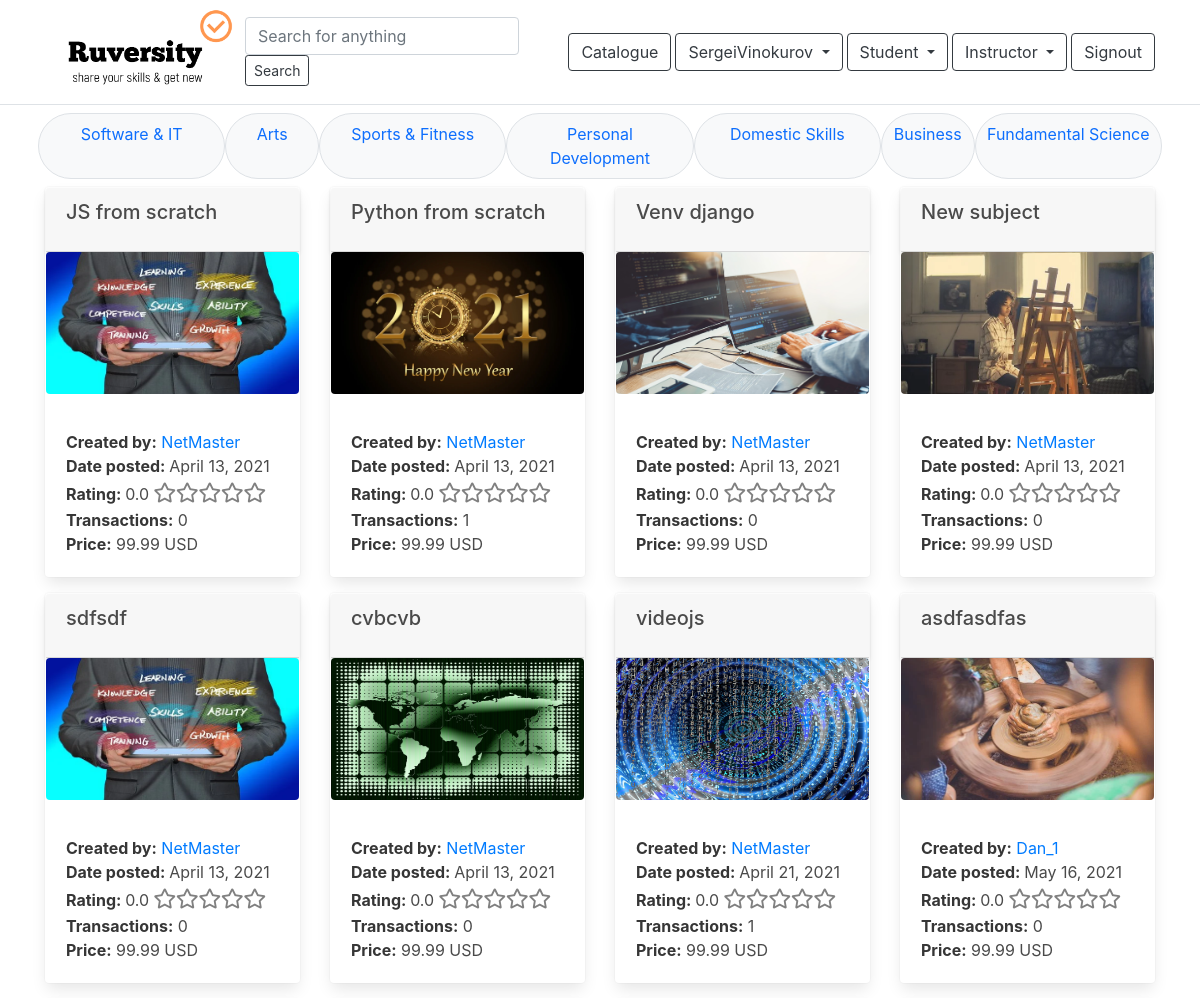
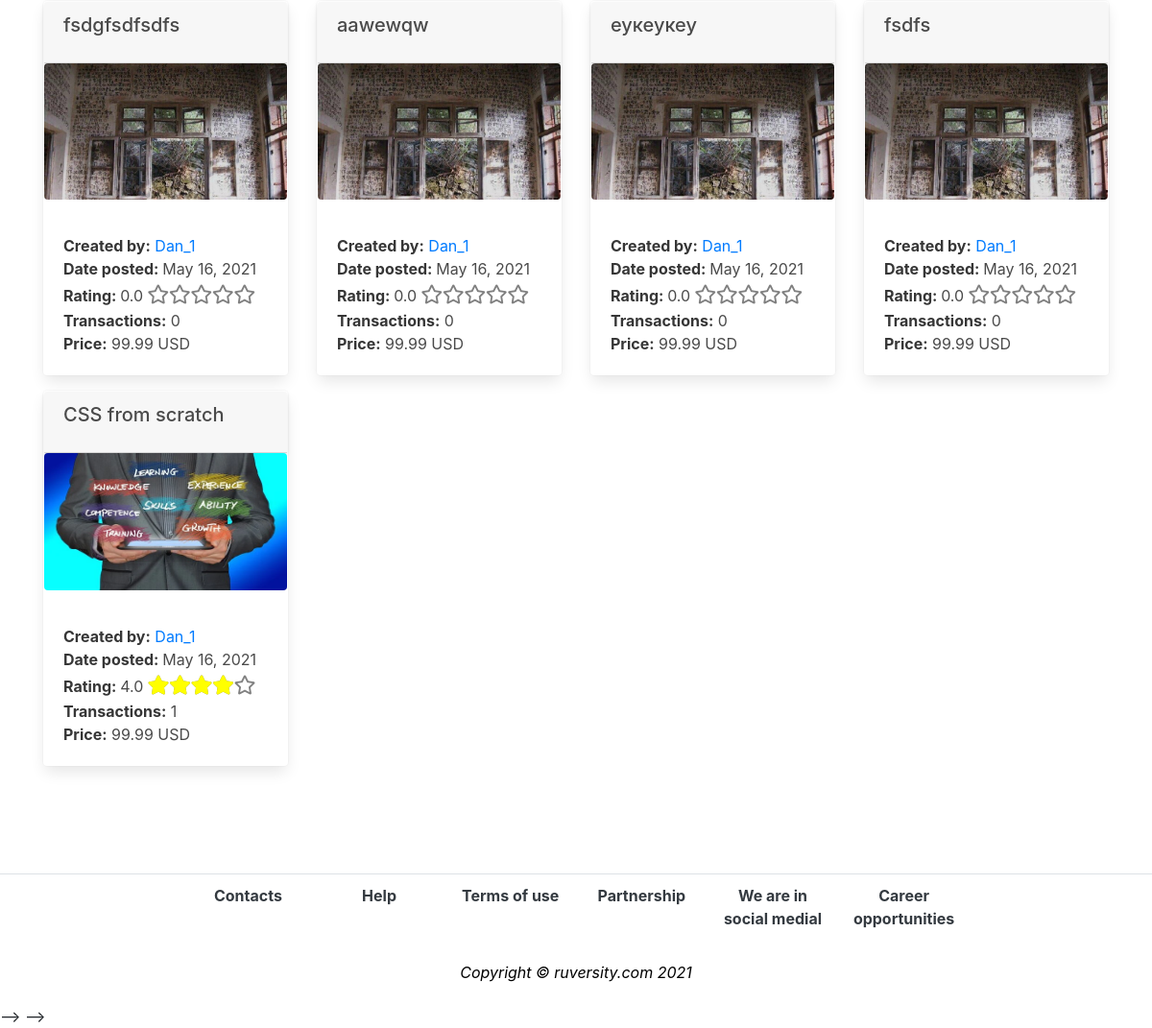
Page / (signed in) on the earlier database version (2 pictures, top to bottom).
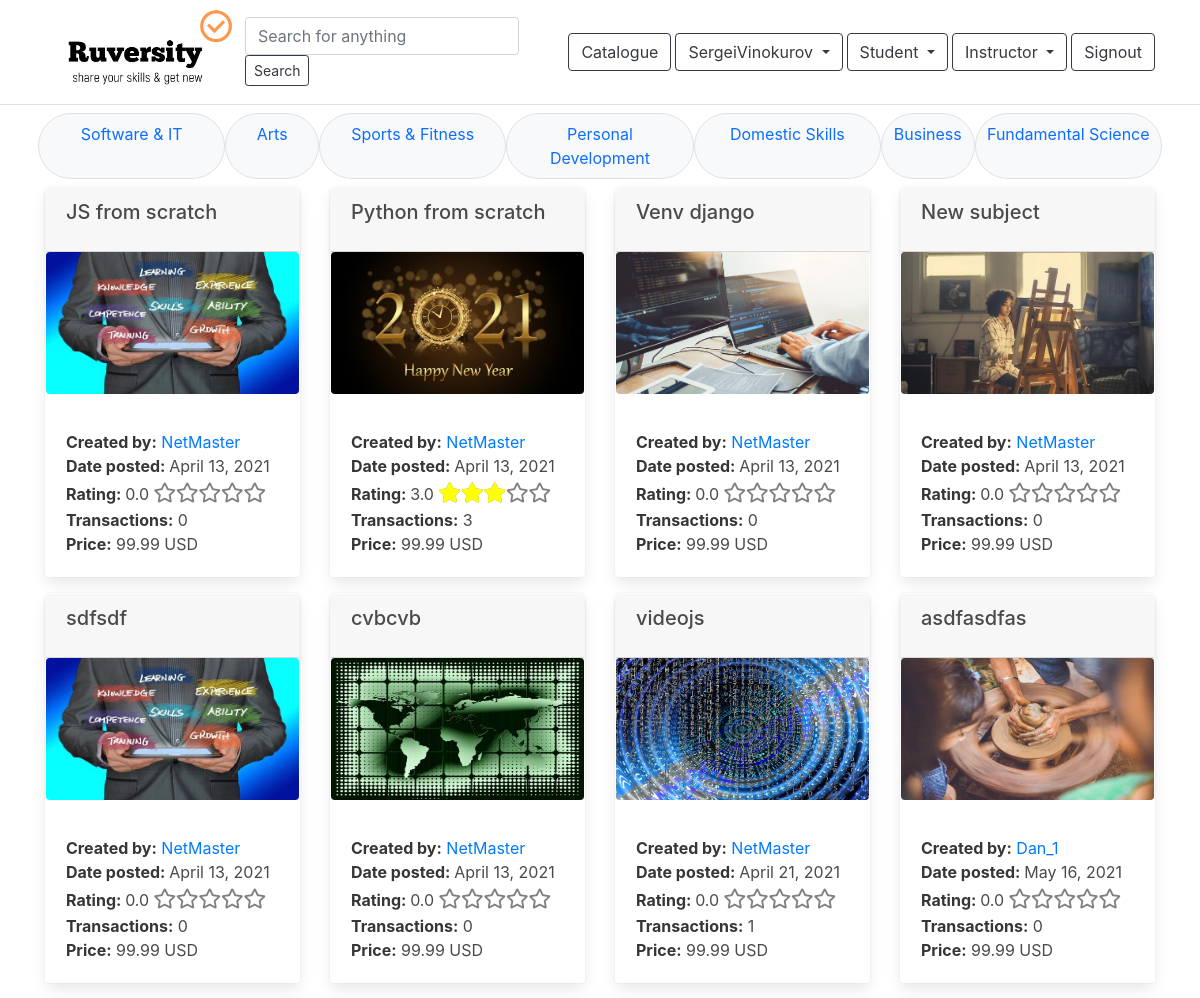
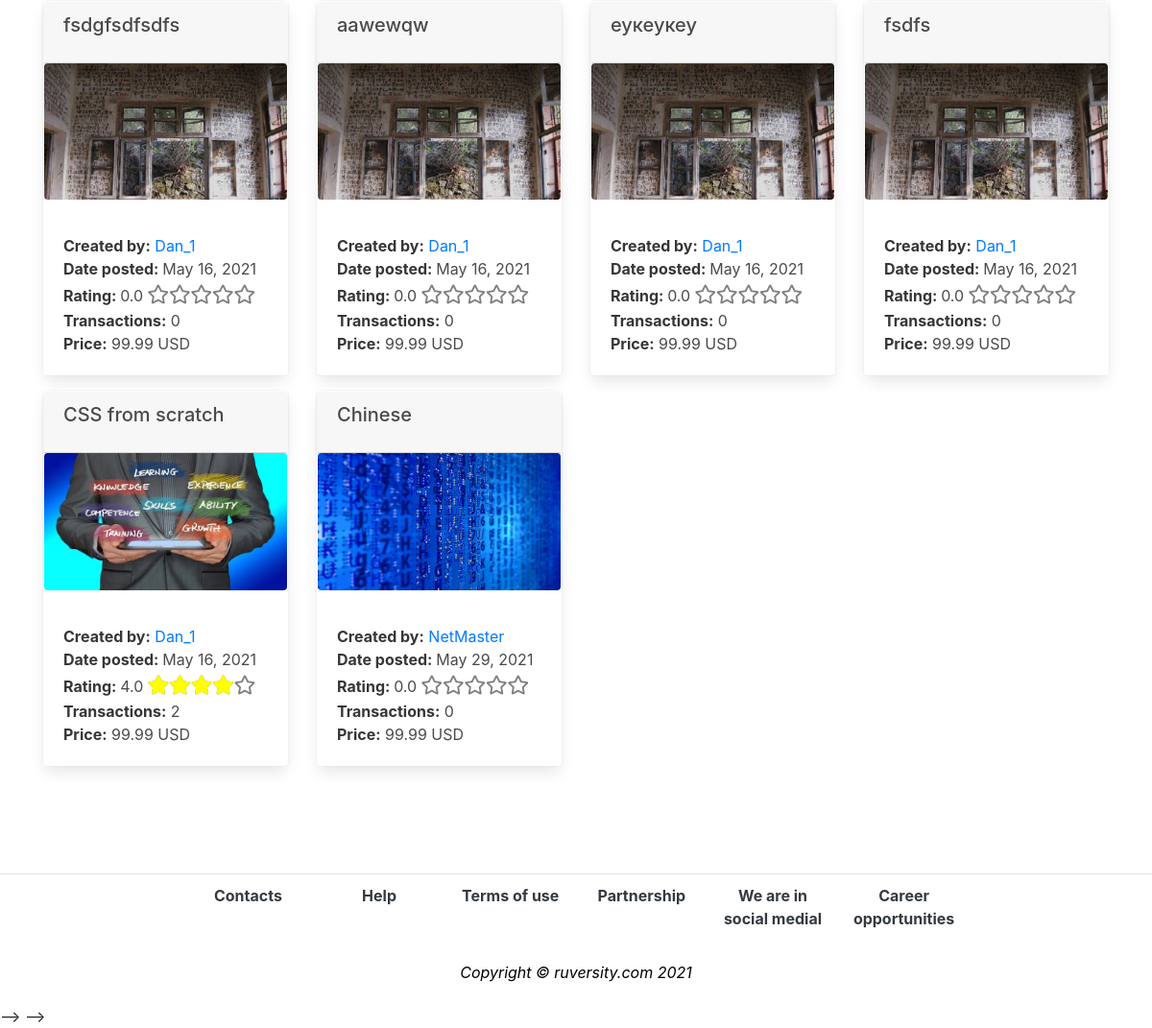
Same page on the later database version (2 pictures, top to bottom).
### app_content/models.py (models this page shows, shortened)
class MainSubject(models.Model):
    category = models.ForeignKey(Category, on_delete=models.DO_NOTHING)
    title = models.CharField(max_length=100)
    description = models.TextField(null=True)
    prerequisite = models.TextField(null=True)
    date_posted = models.DateField(auto_now_add=True)
    thumbnail_file = models.FileField(upload_to='uploads')
    author = models.ForeignKey(User, on_delete=models.DO_NOTHING)
    price = models.ForeignKey(Price, on_delete=models.DO_NOTHING)
    language = models.ForeignKey(Language, on_delete=models.DO_NOTHING)
    percent = models.CharField(max_length=50, default='0%')
    total = models.IntegerField(default=0)  # Общее число баллов
    quantity = models.IntegerField(default=0)  # Кол-во оценок
    av_rating = models.DecimalField(max_digits=3, decimal_places=1, default=0)  # average rating
    transactions = models.IntegerField(default=0)#counter
    reviews = models.IntegerField(default=0)#counter
    ready = models.BooleanField(default=False)
    checked = models.BooleanField(default=False)
    blocked = models.BooleanField(default=False)
    discount_programs = models.BooleanField(default=True)
    length = models.DecimalField(max_digits=5, decimal_places=2, default=0)

class Price(models.Model):
    regular = models.DecimalField(max_digits=5, decimal_places=2)
    discount = models.DecimalField(max_digits=5, decimal_places=2)

### app_content/views.py (the view)
# urls.py: path('', views.index, name='index'),
def index(request):
    if request.user.is_authenticated:
        subjects = MainSubject.objects.filter(
            ready='True').exclude(blocked='True')
        context = {
            'subjects': subjects,
        }
        return render(request, 'main_page.html', context)
    else:
        return render(request, 'index.html')

### templates/main_page.html (shortened to what this page needs)
{% extends 'base.html' %}
{% block content %}
<div class="container">
<div class="row p-2">
    <div class="col-2 border rounded-pill text-center bg-light p-2 ">
        <a class='nav-link'
            href="{% url 'list_software' %}">Software & IT</a></div>
    <div class="col-1 border rounded-pill text-center bg-light p-2 "><a class='nav-link'
            href="{% url 'list_arts' %}">Arts</a></div>
    <div class="col-2 border rounded-pill text-center bg-light p-2  "><a class='nav-link'
            href="{% url 'list_fitness' %}">Sports & Fitness</a></div>
    <div class="col-2 border rounded-pill text-center bg-light p-2"><a class='nav-link'
            href="{% url 'list_personal' %}">Personal Development</a></div>
    <div class="col-2 border rounded-pill text-center bg-light p-2"><a class='nav-link'
            href="{% url 'list_skills' %}">Domestic Skills</a></div>
    <div class="col-1 border rounded-pill text-center bg-light p-2 "><a class='nav-link'
            href="{% url 'list_buisness' %}" >Business</a></div>
    <div class="col-2 border rounded-pill text-center bg-light p-2 "><a class='nav-link' href="{% url 'list_fundamental' %}">Fundamental Science</a></div>
</div>
    <div class="row">
{% for subject in subjects %}
        <div class="col-sm-3">
            <div class="card mb-3 img_scale" style="border-color: transparent;">
                    <div class="card-header" style='height:4rem' ><h5>{{subject.title}}</h5></div>
                    <a href="{% url 'subject' subject.id %}">
                        <figure class="image is-16by9">
                            <img src="{{subject.thumbnail_file.url}}" alt="Placeholder image" class='rounded-2 img-fluid'>
                        </figure>
                    </a>
                    <div class="card-body">
                    <div class="row">
                        <div class="col"><strong>Created by:</strong>
                            <a href="{% url 'author_page' subject.author.id %}">{{subject.author}}</a>
                        </div>
                    </div>
                    <div class="row">
                        <div class="col"><strong>Date posted: </strong>{{subject.date_posted}}</div>
                    </div>
                    <div class="row">
                        <div class="col">
                            <strong>
                    Rating:
                            </strong> {{subject.av_rating}}
                        <div class="stars-outer">
                            <div class="stars-inner" style="width: {{subject.percent}}"></div>
                        </div>
                    </div>
                    </div>
                    <div class="row">
                        <div class="col">
                        <strong>Transactions:</strong> {{subject.transactions}}
                        </div>
                    </div>
                    {% if subject.discount_programs == True and discount_time.discount_on == True %}
                        <div class="row">
                            <div class="col">
                                <strong>Price:</strong> {{subject.price.discount}} USD
                            </div>
                        </div>
                    {% else %}
                        <div class="row">
                            <div class="col">
                                <strong>Price:</strong> {{subject.price.regular}} USD
                            </div>
                        </div>
                    {% endif %}
                </div>
            </div>
        </div>
{% endfor %}
    </div>
</div>
{% endblock %}

Differences in the rows shown:
changed MainSubject "Python from scratch": av_rating "0.0" → "3.0"; percent "0%" → "60.0%" (drawn); transactions "1" → "3"
changed MainSubject "CSS from scratch": transactions "1" → "2"
added MainSubject: title "Chinese", thumbnail_file (picture), author "NetMaster", date_posted "May 29, 2021", av_rating "0.0", transactions "0", price.regular "99.99"
